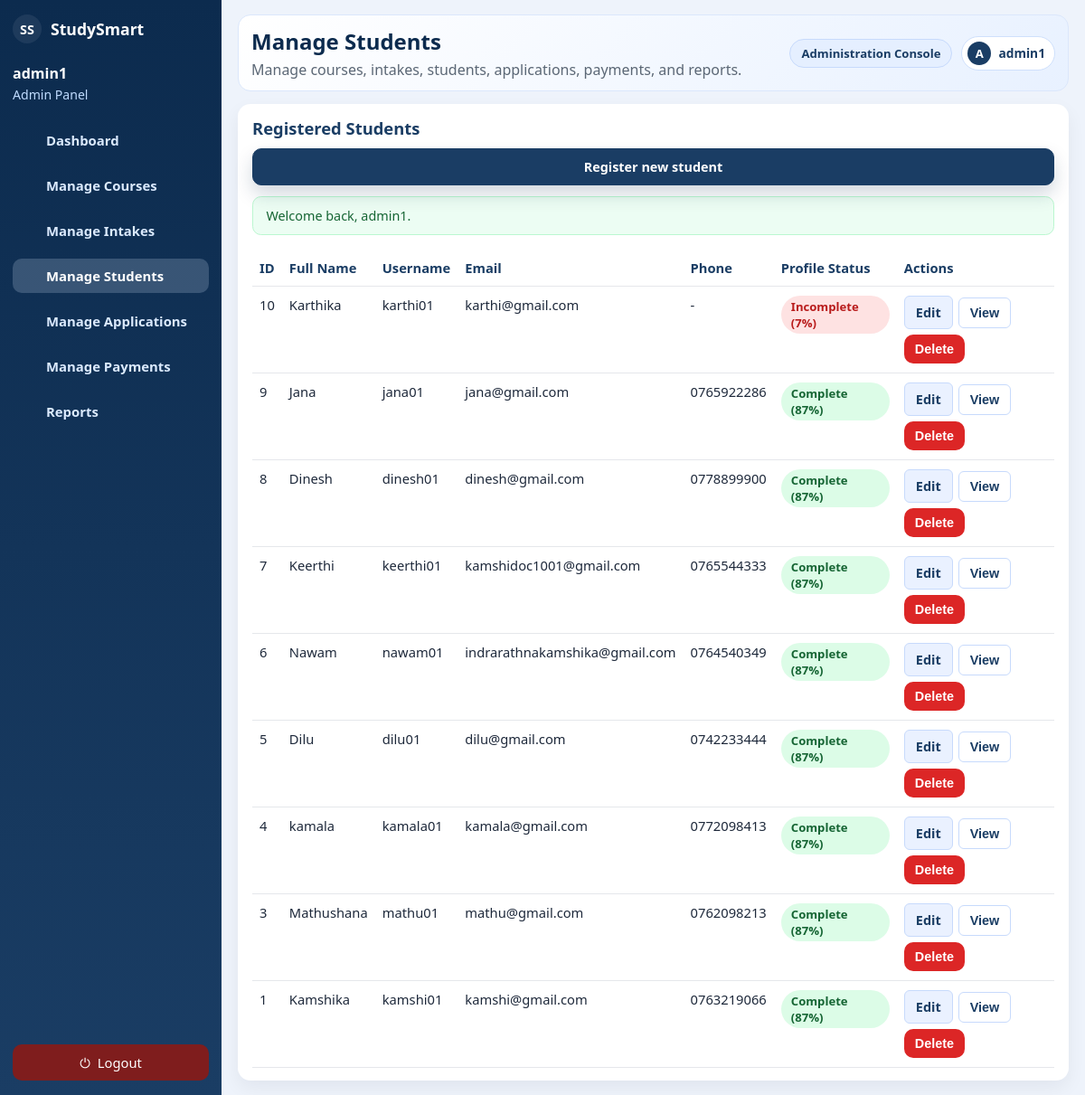
Screenshot of /admin/students.php (signed in) with the database file from the repository.
### tables this page shows
CREATE TABLE `users` (
  `user_id` int(11) NOT NULL,
  `full_name` varchar(100) DEFAULT NULL,
  `username` varchar(50) DEFAULT NULL,
  `email` varchar(100) DEFAULT NULL,
  `password` varchar(255) DEFAULT NULL,
  `role` varchar(20) DEFAULT NULL
);

CREATE TABLE `student_profiles` (
  `profile_id` int(10) UNSIGNED NOT NULL,
  `user_id` int(10) UNSIGNED NOT NULL,
  `full_name` varchar(120) DEFAULT '',
  `phone` varchar(20) DEFAULT '',
  `date_of_birth` date DEFAULT NULL,
  `address` varchar(255) DEFAULT '',
  `city` varchar(100) DEFAULT '',
  `country` varchar(100) DEFAULT '',
  `highest_education` varchar(120) DEFAULT '',
  `institution` varchar(120) DEFAULT '',
  `graduation_year` varchar(10) DEFAULT '',
  `gpa` varchar(10) DEFAULT '',
  `financial_status` varchar(50) DEFAULT '',
  `budget_range` varchar(50) DEFAULT '',
  `study_mode` varchar(50) DEFAULT '',
  `preferred_field` varchar(100) DEFAULT '',
  `preferred_level` varchar(50) DEFAULT '',
  `notes` text DEFAULT NULL,
  `updated_at` timestamp NOT NULL DEFAULT current_timestamp() ON UPDATE current_timestamp(),
  `education_qualification` varchar(40) NOT NULL DEFAULT '',
  `al_pass_count` int(10) UNSIGNED DEFAULT NULL,
  `interests` text DEFAULT NULL,
  `progression_level` tinyint(3) UNSIGNED DEFAULT NULL,
  `eligible_category` varchar(160) NOT NULL DEFAULT '',
  `profile_completed` tinyint(1) NOT NULL DEFAULT 0
);

### includes/flash.php (called while the page is built, shortened)
<?php
function flash_take(string $type): ?string
{
    if (!isset($_SESSION['flash'][$type]) || !is_string($_SESSION['flash'][$type])) {
        return null;
    }
    $msg = $_SESSION['flash'][$type];
    return $msg;
}

### admin/students.php (the view, shortened to what this page needs)
<?php
require_once __DIR__ . '/bootstrap.php';
require_once __DIR__ . '/layout.php';
function profileCompletionPercent(?array $profileData): int
{
    $fields = [
        'full_name', 'phone', 'date_of_birth', 'address', 'city', 'country',
        'highest_education', 'institution', 'graduation_year', 'gpa',
        'financial_status', 'budget_range', 'study_mode', 'preferred_field', 'preferred_level'
    ];
    $filled = 0;
    foreach ($fields as $field) {
        $value = trim((string) ($profileData[$field] ?? ''));
        if ($value !== '') {
            $filled++;
        }
    }
    return (int) round(($filled / count($fields)) * 100);
}
$students = [];
$sql = "SELECT
            u.user_id,
            u.username,
            u.email,
            COALESCE(p.full_name, s.full_name, '') AS student_name,
            COALESCE(p.phone, s.phone, '') AS phone,
            p.city,
            p.country,
            p.highest_education,
            p.institution,
            p.graduation_year,
            p.gpa,
            p.preferred_field,
            p.preferred_level,
            p.study_mode,
            p.financial_status,
            p.budget_range,
            p.address,
            p.date_of_birth,
            p.notes,
            p.updated_at AS profile_updated_at
        FROM users u
        LEFT JOIN students s ON s.user_id = u.user_id
        LEFT JOIN student_profiles p ON p.user_id = u.user_id
        WHERE u.role = 'student'
        ORDER BY u.user_id DESC";
$result = mysqli_query($conn, $sql);
if ($result) {
    while ($row = mysqli_fetch_assoc($result)) {
        $students[] = $row;
    }
}
$flashOk = flash_take('success');
?>
<section class="admin-section">
    <div class="admin-section-head">
        <h2>Registered Students</h2>
        <a class="btn btn-primary" href="../register.php" target="_blank" rel="noopener noreferrer">
            Register new student
        </a>
    </div>
    <?php if ($flashOk !== null): ?>
        <div class="alert alert-success"><?php echo htmlspecialchars($flashOk, ENT_QUOTES, 'UTF-8'); ?></div>
    <?php endif; ?>
    <div class="admin-table-wrap">
        <table class="admin-table">
            <thead>
                <tr>
                    <th>ID</th>
                    <th>Full Name</th>
                    <th>Username</th>
                    <th>Email</th>
                    <th>Phone</th>
                    <th>Profile Status</th>
                    <th>Actions</th>
                </tr>
            </thead>
            <tbody>
                <?php foreach ($students as $student): ?>
                <?php
                    $profile = [
                        'full_name' => $student['student_name'] ?? '',
                        'phone' => $student['phone'] ?? '',
                        'date_of_birth' => $student['date_of_birth'] ?? '',
                        'address' => $student['address'] ?? '',
                        'city' => $student['city'] ?? '',
                        'country' => $student['country'] ?? '',
                        'highest_education' => $student['highest_education'] ?? '',
                        'institution' => $student['institution'] ?? '',
                        'graduation_year' => $student['graduation_year'] ?? '',
                        'gpa' => $student['gpa'] ?? '',
                        'financial_status' => $student['financial_status'] ?? '',
                        'budget_range' => $student['budget_range'] ?? '',
                        'study_mode' => $student['study_mode'] ?? '',
                        'preferred_field' => $student['preferred_field'] ?? '',
                        'preferred_level' => $student['preferred_level'] ?? '',
                        'notes' => $student['notes'] ?? '',
                        'updated_at' => $student['profile_updated_at'] ?? '',
                    ];
                    $completion = profileCompletionPercent($profile);
                    $statusText = $completion >= 80 ? 'Complete' : ($completion >= 30 ? 'Partial' : 'Incomplete');
                    $statusClass = $completion >= 80 ? 'status-approved' : ($completion >= 30 ? 'status-pending' : 'status-unpaid');
                    $detailsPayload = [
                        'id' => (int) $student['user_id'],
                        'name' => (string) ($student['student_name'] ?: 'N/A'),
                        'username' => (string) ($student['username'] ?? ''),
                        'email' => (string) ($student['email'] ?? ''),
                        'phone' => (string) ($student['phone'] ?: '-'),
                        'profile_status' => $statusText,
                        'profile_completion' => $completion,
                        'city' => (string) ($student['city'] ?: '-'),
                        'country' => (string) ($student['country'] ?: '-'),
                        'education' => (string) ($student['highest_education'] ?: '-'),
                        'institution' => (string) ($student['institution'] ?: '-'),
                        'graduation_year' => (string) ($student['graduation_year'] ?: '-'),
                        'gpa' => (string) ($student['gpa'] ?: '-'),
                        'preferred_stream' => (string) ($student['preferred_field'] ?: '-'),
                        'preferred_level' => (string) ($student['preferred_level'] ?: '-'),
                        'study_mode' => (string) ($student['study_mode'] ?: '-'),
                        'financial_status' => (string) ($student['financial_status'] ?: '-'),
                        'budget_range' => (string) ($student['budget_range'] ?: '-'),
                        'address' => (string) ($student['address'] ?: '-'),
                        'date_of_birth' => (string) ($student['date_of_birth'] ?: '-'),
                        'notes' => (string) ($student['notes'] ?: '-'),
                        'updated_at' => (string) ($student['profile_updated_at'] ?: '-'),
                    ];
                ?>
                <tr>
                    <td><?php echo (int) $student['user_id']; ?></td>
                    <td><?php echo htmlspecialchars($student['student_name'] ?: 'N/A', ENT_QUOTES, 'UTF-8'); ?></td>
                    <td><?php echo htmlspecialchars($student['username'], ENT_QUOTES, 'UTF-8'); ?></td>
                    <td><?php echo htmlspecialchars($student['email'], ENT_QUOTES, 'UTF-8'); ?></td>
                    <td><?php echo htmlspecialchars($student['phone'] ?: '-', ENT_QUOTES, 'UTF-8'); ?></td>
                    <td>
                        <span class="status-pill <?php echo $statusClass; ?>">
                            <?php echo htmlspecialchars($statusText, ENT_QUOTES, 'UTF-8'); ?> (<?php echo (int) $completion; ?>%)
                        </span>
                    </td>
                    <td>
                        <div class="admin-table-actions">
                            <a class="btn btn-secondary btn-small" href="student_edit.php?id=<?php echo (int) $student['user_id']; ?>">Edit</a>
                            <button
                                type="button"
                                class="btn btn-ghost btn-small"
                                data-student-details="<?php echo htmlspecialchars(json_encode($detailsPayload, JSON_UNESCAPED_UNICODE), ENT_QUOTES, 'UTF-8'); ?>"
                                onclick="openStudentDetails(this)"
                            >
                                View
                            </button>
                            <form method="post" class="admin-inline-form" onsubmit="return confirm('Delete this student and all related applications and payments? This cannot be undone.');">
                                <button type="submit" class="btn btn-danger btn-small">Delete</button>
                            </form>
                        </div>
                    </td>
                </tr>
                <?php endforeach; ?>
            </tbody>
        </table>
    </div>
</section>

### styles.css (style rules this page uses)
*, *::before, *::after { box-sizing: border-box; margin: 0; padding: 0; }
:root { --c-navy-1: #0C2B4E; --c-navy-2: #1A3D64; --c-navy-3: #1D546C; --c-bg: #F4F4F4; }
body { font-family: system-ui, -apple-system, BlinkMacSystemFont, "Segoe UI", sans-serif; background-color: var(--c-bg); color: #111827; min-height: 100vh; display: flex; align-items: center; justify-content: center; }
.btn-primary { width: 100%; display: inline-flex; align-items: center; justify-content: center; padding: 0.75rem 1rem; border-radius: 0.7rem; border: none; background: linear-gradient(135deg, var(--c-navy-2), var(--c-navy-3)); color: white; font-weight: 600; font-size: 0.95rem; cursor: pointer; transition: transform 0.1s ease, box-shadow 0.1s ease, filter 0.1s ease; box-shadow: 0 12px 24px rgba(12, 43, 78, 0.35); }
.alert { padding: 0.7rem 0.9rem; border-radius: 0.6rem; font-size: 0.9rem; margin-bottom: 1rem; display: flex; align-items: center; gap: 0.5rem; }
.alert-success { background-color: #ECFDF3; color: #166534; border: 1px solid #BBF7D0; }

### admin/admin.css (style rules this page uses)
.admin-body { margin: 0; background: #eef3fb; color: #1e293b; font-family: "Segoe UI", system-ui, -apple-system, sans-serif; display: block !important; min-height: 100vh; }
.admin-section { margin-top: 12px; background: #ffffff; border-radius: 14px; padding: 14px 16px; box-shadow: 0 8px 20px rgba(15, 23, 42, 0.06); }
.admin-section-head { display: flex; flex-wrap: wrap; align-items: center; justify-content: space-between; gap: 10px; margin-bottom: 12px; }
.admin-section-head h2 { margin: 0; font-size: 1.15rem; color: #1a3d64; }
.admin-table-actions { display: flex; flex-wrap: wrap; align-items: center; gap: 6px; }
.admin-inline-form { display: inline-flex; margin: 0; vertical-align: middle; }
.admin-inline-form button { margin: 0; }
.admin-table-wrap { overflow-x: auto; }
.admin-table { width: 100%; border-collapse: collapse; min-width: 650px; }
.admin-table th, .admin-table td { border-bottom: 1px solid #e5e7eb; text-align: left; padding: 10px 8px; vertical-align: top; font-size: 0.92rem; }
.admin-table th { color: #1a3d64; font-weight: 700; }
.btn-danger.btn-small { padding: 8px 12px; border-radius: 10px; font-weight: 700; font-size: 0.9rem; }
.btn { display: inline-flex; align-items: center; gap: 8px; padding: 10px 12px; border-radius: 10px; border: 1px solid transparent; cursor: pointer; font-weight: 700; font-size: 0.9rem; text-decoration: none; transition: transform 0.12s ease, box-shadow 0.12s ease, filter 0.12s ease, background-color 0.12s ease; user-select: none; }
.btn-primary { background: #1a3d64; color: #ffffff; border-color: #1a3d64; box-shadow: 0 10px 20px rgba(12, 43, 78, 0.18); }
.btn-secondary { background: #eaf1ff; color: #1a3d64; border-color: #c7dafc; }
.btn-ghost { background: #ffffff; color: #1a3d64; border-color: #c7dafc; }
.btn-danger { border: none; background: #dc2626; color: #fff; border-radius: 6px; padding: 8px 10px; cursor: pointer; }
.btn-small { width: auto; padding: 8px 12px; border-radius: 6px; }
.status-pill { display: inline-block; border-radius: 999px; padding: 3px 11px; font-size: 0.82rem; font-weight: 600; background: #e5e7eb; }
.status-pill.status-approved, .status-pill.status-paid { background: #dcfce7; color: #166534; }
.status-pill.status-rejected, .status-pill.status-unpaid { background: #fee2e2; color: #b91c1c; }

### rows the page displays
users: user_id "10", student_name "Karthika", username "karthi01", email "karthi@gmail.com", phone "-", statusText "Incomplete", completion "7"
student_profiles: user.user_id "9", student_name "Jana", user.username "jana01", user.email "jana@gmail.com", phone "0765922286", statusText "Complete", completion "87"
student_profiles: user.user_id "8", student_name "Dinesh", user.username "dinesh01", user.email "dinesh@gmail.com", phone "0778899900", statusText "Complete", completion "87"
student_profiles: user.user_id "7", student_name "Keerthi", user.username "keerthi01", user.email "kamshidoc1001@gmail.com", phone "0765544333", statusText "Complete", completion "87"
student_profiles: user.user_id "6", student_name "Nawam", user.username "nawam01", user.email "indrarathnakamshika@gmail.com", phone "0764540349", statusText "Complete", completion "87"
student_profiles: user.user_id "5", student_name "Dilu", user.username "dilu01", user.email "dilu@gmail.com", phone "0742233444", statusText "Complete", completion "87"
student_profiles: user.user_id "4", student_name "kamala", user.username "kamala01", user.email "kamala@gmail.com", phone "0772098413", statusText "Complete", completion "87"
student_profiles: user.user_id "3", student_name "Mathushana", user.username "mathu01", user.email "mathu@gmail.com", phone "0762098213", statusText "Complete", completion "87"
student_profiles: user.user_id "1", student_name "Kamshika", user.username "kamshi01", user.email "kamshi@gmail.com", phone "0763219066", statusText "Complete", completion "87"

### other values shown
$adminName "admin1"
$item['label'] "Dashboard"
$item['label'] "Manage Courses"
$item['label'] "Manage Intakes"
$item['label'] "Manage Students"
$item['label'] "Manage Applications"
$item['label'] "Manage Payments"
$item['label'] "Reports"
$title "Manage Students"
$headerNoteOut "Manage courses, intakes, students, applications, payments, and reports."
substr($adminName, 0, 1) "A"
$flashOk "Welcome back, admin1."
